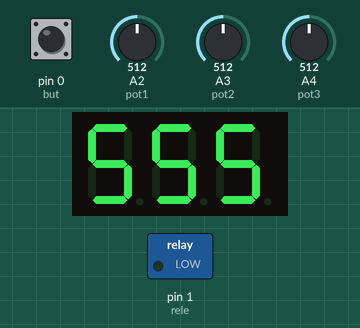
This sketch was run on a simulated Arduino Uno, built with avr-gcc and run on an emulated ATmega328P. On the bench: 3-digit seven-segment display, switched loads named in the sketch (green lamp = pin HIGH). Wiring (inferred from the names in the program): 3-digit 7-segment display, segments lit when LOW: segments pin 11, pin 12, A1, A0, pin 13, pin 10, pin 9; digit selects pin 2, pin 3, pin 4. The inputs (shaded band) are chosen by the test bench; at power-on: pin 0 (but) HIGH, A2 (pot1) = 512, A3 (pot2) = 512, A4 (pot3) = 512. EEPROM starts erased; the segment pins are drawn as the display they are named for; pins used as bus, display or sensor lines are not drawn.

Above: at 3.7 s.
3.8 s: pin 0 (but) pulled LOW for 0.15 s
At 6.78 s:
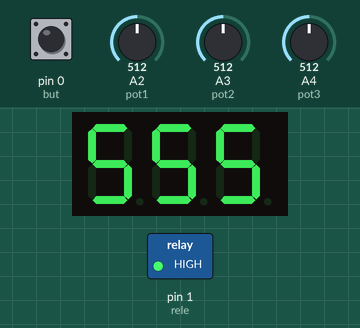
6.9 s: A2 (pot1) set to 716
At 7.7 s:
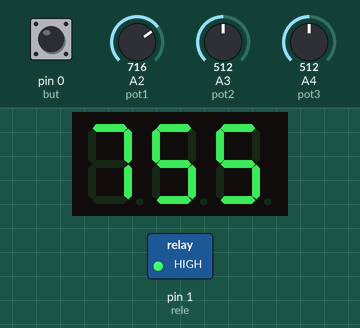
9.9 s: A3 (pot2) set to 716
At 11.9 s:
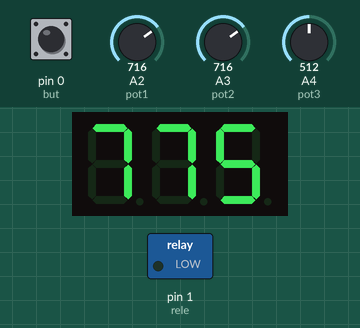
12.1 s: A4 (pot3) set to 716
At 12.8 s:
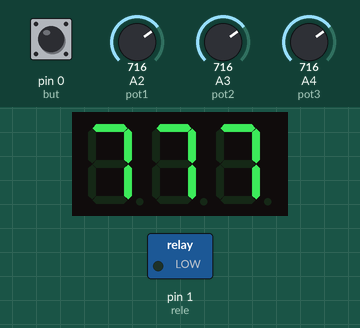
13.6 s: A2 (pot1) set to 900
At 14.0 s:
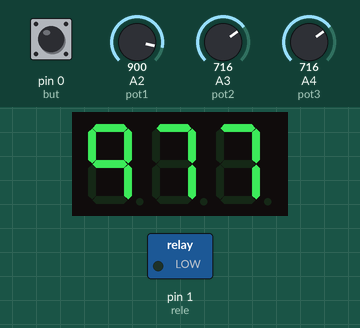
15.1 s: A3 (pot2) set to 900
At 15.6 s:
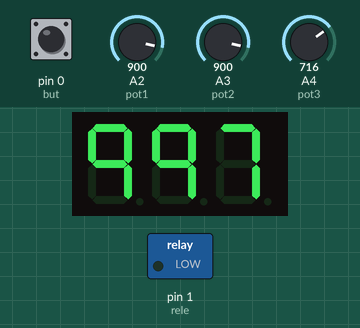
Timing chart, 0 to 17.6 s (numbered marks = the images above; inputs shaded):
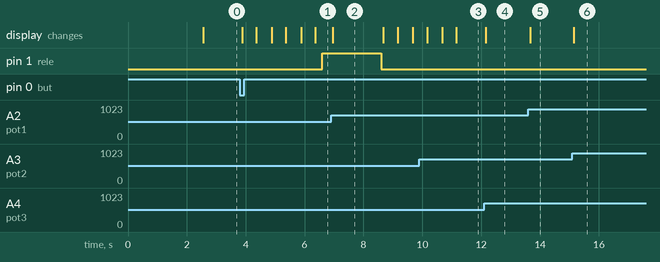

Measured:
- after the input at 3.8 s, pin 1 (rele): LOW → HIGH after 2.8 s; the display: first changes after 0.08 s (image 1 shows a later state)
- after the input at 6.9 s, the display: changes after 0.06 s (image 2)
- after the input at 9.9 s, the display: changes after 0.26 s (image 3)
- after the input at 12.1 s, the display: changes after 0.06 s (image 4)
- after the input at 13.6 s, the display: changes after 0.06 s (image 5)
- after the input at 15.1 s, the display: changes at once (image 6)
- what the display in image 2 shows lasts 1.7 s, from 7.0 s to 8.7 s

The sketch:

_3_digitos.ino
```cpp
#include <TimerOne.h>
#include <EEPROM.h>

int _A = 2;
int _B = 3;
int _C = 4;

int seg[7] = {
  11,12,A1,A0,13,10,9};
int numero[3] = {
  0,0,0};
int senha[3] = {
  EEPROM.read(1),EEPROM.read(2),EEPROM.read(3)};
int atual = 1;
int pot1 = A2;
int pot2 = A3;
int pot3 = A4;
int but = 0;
int rele  = 1;

boolean mostra = true;
boolean inicia = false;
int range[10][2]={
  {
    0,40    }
  ,{
    62,142    }
  ,{
    164,244    }
  ,{
    266,346    }
  ,{
    328,448    }
  ,{
    470,550    }
  ,{
    572,652    }
  ,{
    674,754    }
  ,{
    776,856    }
  ,{
    878,958    }
};

void setup(){
  Serial.end();
  pinMode(_A,OUTPUT);
  pinMode(_B,OUTPUT);
  pinMode(_C,OUTPUT);
  pinMode(rele,OUTPUT);
  pinMode(but,INPUT_PULLUP);

  for(int i = 0;i<7;i++){
    pinMode(seg[i],OUTPUT);
  }

  Timer1.initialize(5000);
  Timer1.attachInterrupt( _display );

  numero[0] = senha[0];
  numero[1] = senha[1];
  numero[2] = senha[2];
  pisca();
  numero[0] = 0;
  numero[1] = 0;
  numero[2] = 0;
  inicia = true;
}

void loop(){

  if(senha[0] == numero[0] && senha[1] == numero[1] && senha[2] == numero[2]){
    digitalWrite(rele,1);
    delay(2000);
    digitalWrite(rele,0);
    pisca();
    while(senha[0] == numero[0] && senha[1] == numero[1] && senha[2] == numero[2]){
    delay(1);
    }
  }

  if (!digitalRead(but)){
    EEPROM.write(1,numero[0]);
    EEPROM.write(2,numero[1]);
    EEPROM.write(3,numero[2]);
    senha[0] = numero[0];
    senha[1] = numero[1];
    senha[2] = numero[2];
    pisca();

    while(!digitalRead(but)){
    }
    delay(300);
  }

}

void pisca(){
  mostra = false;
  delay(500);
  mostra = true;
  delay(500);
  mostra = false;
  delay(500);
  mostra = true;
  delay(500);
  mostra = false;
  delay(500);
  mostra = true;

}

void _display(){

  if (inicia){
    int valor1 = analogRead(pot1);
    int valor2 = analogRead(pot2);
    int valor3 = analogRead(pot3);

    for(int j=0;j<10;j++){
      numero[0] = valor1>=range[j][0] && valor1<=range[j][1]?j:numero[0];
      numero[1] = valor2>=range[j][0] && valor2<=range[j][1]?j:numero[1];
      numero[2] = valor3>=range[j][0] && valor3<=range[j][1]?j:numero[2];
    }
  }


  if (mostra){
    switch (atual){
    case 1:
      numeros(_A,numero[0]);
      break;
    case 2:
      numeros(_B,numero[1]);
      break;
    case 3:
      numeros(_C,numero[2]);
      break;
    }
    atual++;
    atual = atual==4?1:atual;
  }
  else{
    apaga();
  }

}


void numeros(int porta, int numero){
  apaga();
  digitalWrite(_A,0);
  digitalWrite(_B,0);
  digitalWrite(_C,0);
  digitalWrite(porta,1);

  switch (numero){
  case 0:
    for(int i = 0;i<6;i++){
      digitalWrite(seg[i],0);
    }
    break;
  case 1:
    digitalWrite(seg[1],0);
    digitalWrite(seg[2],0);
    break;
  case 2:
    digitalWrite(seg[0],0);
    digitalWrite(seg[1],0);
    digitalWrite(seg[3],0);
    digitalWrite(seg[4],0);
    digitalWrite(seg[6],0);
    break;
  case 3:
    digitalWrite(seg[0],0);
    digitalWrite(seg[1],0);
    digitalWrite(seg[2],0);
    digitalWrite(seg[3],0);
    digitalWrite(seg[6],0);
    break;
  case 4:
    digitalWrite(seg[1],0);
    digitalWrite(seg[2],0);
    digitalWrite(seg[6],0);
    digitalWrite(seg[5],0);
    break;
  case 5:
    digitalWrite(seg[0],0);
    digitalWrite(seg[2],0);
    digitalWrite(seg[5],0);
    digitalWrite(seg[6],0);
    digitalWrite(seg[3],0);
    break;
  case 6:
    digitalWrite(seg[0],0);
    digitalWrite(seg[2],0);
    digitalWrite(seg[3],0);
    digitalWrite(seg[4],0);
    digitalWrite(seg[5],0);
    digitalWrite(seg[6],0);
    break;
  case 7:
    digitalWrite(seg[0],0);
    digitalWrite(seg[1],0);
    digitalWrite(seg[2],0);
    break;
  case 8:
    for(int i = 0;i<7;i++){
      digitalWrite(seg[i],0);
    }
    break;
  case 9:
    digitalWrite(seg[0],0);
    digitalWrite(seg[1],0);
    digitalWrite(seg[2],0);
    digitalWrite(seg[5],0);
    digitalWrite(seg[6],0);
    break;
  }
}


void apaga(){
  for(int i = 0;i<7;i++){
    digitalWrite(seg[i],1);
  }
}
```
